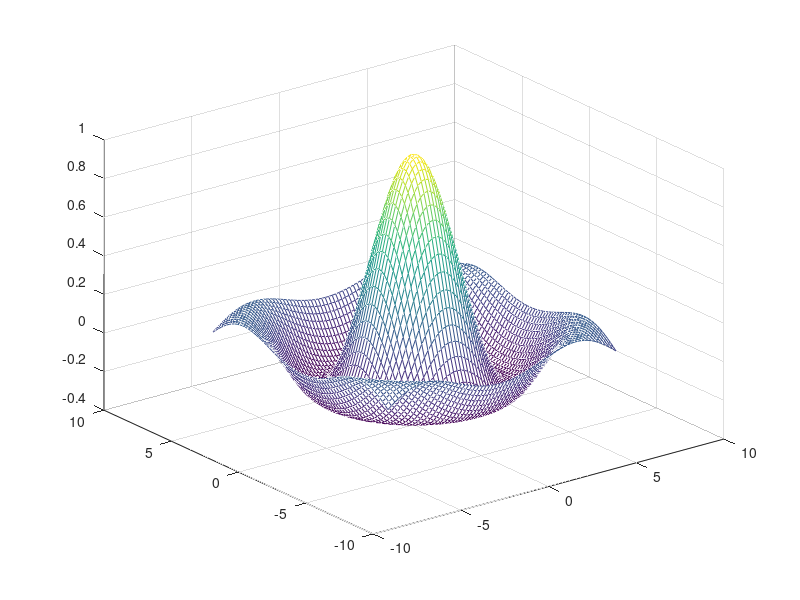

This chart was generated by the following MATLAB code:
## L0325031_NabilaSalmaAzZahra

x = -6.4:0.2:6.6;
y = x;
[X,Y] = meshgrid(x,y);

R = sqrt(X.^2 + Y.^2);
Z = sin(R)./R;

mesh(X,Y,Z);
